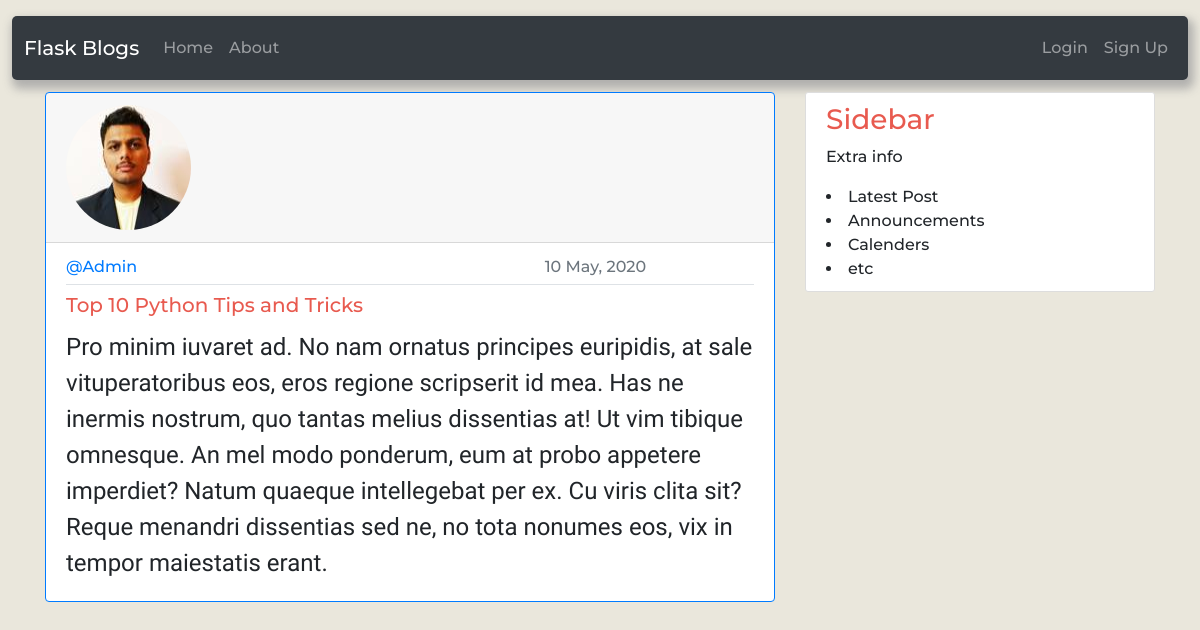
Page /post/25/ on the committed database.
### flaskblog/models.py (models this page shows, shortened)
class User(db.Model,UserMixin):
    id = db.Column(db.Integer, primary_key=True)
    username = db.Column(db.String(20), unique=True, nullable=False)
    email = db.Column(db.String(120), unique=True, nullable=False)
    image_file = db.Column(db.String(20), nullable=False, default='default.jpg')
    password = db.Column(db.String(60), nullable=False)
    posts = db.relationship('Post', backref='author', lazy=True)

class Post(db.Model):
    id = db.Column(db.Integer, primary_key=True)
    title = db.Column(db.String(100), nullable=False)
    date_posted = db.Column(db.DateTime, nullable=False, default=datetime.utcnow)
    content = db.Column(db.Text, nullable=False)
    user_id = db.Column(db.Integer, db.ForeignKey('user.id'), nullable=False)

### flaskblog/posts/routes.py (the view)
@posts.route('/post/<int:post_id>/')
def post(post_id):
    post= Post.query.get_or_404(post_id)
    return render_template('post.html',title=post.title,post=post)

### flaskblog/templates/post.html (shortened to what this page needs)
{% extends "base.html" %}
{% block content %}
<div class="card border-primary profile-info flex-row flex-wrap">
    <div class="card-header col-12">
        <img src="{{url_for('static',filename='profile_pics/'+post.author.image_file)}}" class="card-img-top rounded-circle account-img" alt="profile pic">
    </div>
    <div class="card-body">
        <h6 class="card-subtitle mb-2 pb-2 text-muted border-bottom">
          <div class="row d-flex justify-content-between">
            <div class="col col-4 d-flex align-items-center">
              <a href="{{url_for('users.user_posts',username = post.author.username)}}">
                @{{post.author.username}}
              </a>
            </div>
            <div class="col col-4 d-flex align-items-center">{{post.date_posted.strftime('%d %B, %Y')}}</div>
          </div>
        </h6>
        <h5 class="card-title ">{{post.title}}</h5>
        <p class="card-text">
          {{post.content}}
        </p>
    </div>
  </div>
{% endblock content %}

### flaskblog/static/main.css (style rules this page uses)
body { background-color: #EAE7DC; margin-top: 1rem; font-family: 'Montserrat', sans-serif; font-size: medium; font-weight: 500; }
h1,h2,h3,h4,h5,h6 { color: #E85A4F; }
.card-subtitle { flex-direction: row; justify-content: flex-end; }
.card-text { font-family: 'Indie Flower', cursive; font-size: x-large; }
.profile-info { margin-bottom: 1rem; }
.account-img { height: 125px; width: 125px; }

### rows in the picture
User: image_file (picture), author.username "Admin"
Post: date_posted "10 May, 2020", title "Top 10 Python Tips and Tricks", content "Pro minim iuvaret ad. No nam ornatus principes euripidis, at sale vituperatoribus eos, eros regione scripserit id mea. Has ne inermis nostrum, quo tantas melius dissentias at! Ut vim tibique omnesque. An mel modo ponderum, eum at probo appetere imperdiet? Natum quaeque intellegebat per ex. Cu viris clita sit? Reque menandri dissentias sed ne, no tota nonumes eos, vix in tempor maiestatis erant."
